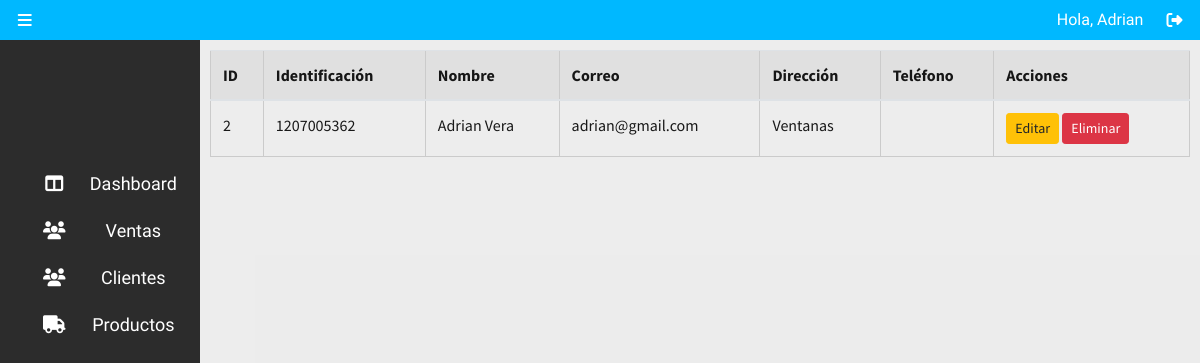
The app's page /reporte_clientes.php (signed in) with its own data.
### tables this page shows
CREATE TABLE `clientes` (
  `id_cliente` int(11) NOT NULL,
  `identificacion` varchar(30) NOT NULL,
  `nombre` varchar(255) NOT NULL,
  `correo` varchar(255) DEFAULT NULL,
  `direccion` varchar(255) DEFAULT NULL,
  `telefono_cliente` varchar(15) DEFAULT NULL
);

### reporte_clientes.php (the view, shortened to what this page needs)
<?php
$servername = "localhost:3307";
$username = "root";
$password = "admin";
$dbname = "proyecto_finalpwa";
?>
<!DOCTYPE html>
<html lang="en">
<head>
    <link rel="stylesheet" href="css/purecss/pure.min.css">
    <link rel="stylesheet" href="css/purecss/grid/base.min.css">
    <link rel="stylesheet" href="css/purecss/grid/grids.min.css">
    <link rel="stylesheet" href="css/purecss/grid/grids.responsive.css">
    <link rel="stylesheet" href="css/normalize.css">
    <link rel="stylesheet" href="css/container.css">
    <link rel="stylesheet" href="css/layout.css">
    <link rel="stylesheet" href="https://stackpath.bootstrapcdn.com/bootstrap/4.3.1/css/bootstrap.min.css">
</head>
<body>
    <div class="pure-g contenedor">
        <div class="nav pure-u-1">
            <div class="pure-u-4-24 pure-u-sm-2-24 pure-u-md-2-24 pure-u-lg-1-24 submenu">
                <i class="fas fa-bars" id="sbmenu_btn"></i>
            </div>
            <div class="pure-u-10-24 pure-u-sm-5-24 pure-u-md-5-24 pure-u-lg-3-24 user_options">
                <span>Hola, <?php echo $_SESSION['nombre_usuario']; ?></span>
                <a href="#"><i class="fas fa-sign-out-alt"></i></a>
            </div>
        </div>
        <div class="main pure-u-1">
            <div class="submenu pure-u-5-12 pure-u-sm-1-4 pure-u-md-1-4 pure-u-lg-1-6" id="submenu" style="display: none">
            <div class="items pure-u-24-24">
<a class="item pure-u-1" href="#">
    <div class="icono_sbmenu pure-u-3-24">
        <i class="fas fa-columns"></i>
    </div>
    <div class="descp pure-u-16-24">
        Dashboard
    </div>
</a>
<div class="item pure-u-1 item_sb" href="#">
    <div class="icono_sbmenu pure-u-3-24">
        <i class="fas fa-users"></i>
    </div>
    <div class="descp pure-u-16-24">
        Ventas
    </div>
</div>
<div class="item pure-u-1 item_sb">
    <div class="icono_sbmenu pure-u-3-24">
        <i class="fas fa-users"></i>
    </div>
    <div class="descp pure-u-16-24">
        Clientes
    </div>
</div>
<div class="item pure-u-1 item_sb">
    <div class="icono_sbmenu pure-u-3-24">
        <i class="fas fa-truck"></i>
    </div>
    <div class="descp pure-u-16-24">
        Productos
    </div>
</div>
</div>
            </div>
            <div class="bodycontent pure-u-1 pure-u-sm-18-24 pure-u-md-18-24 pure-u-lg-20-24" id="bdysbncontent">
                <div class="container">
                <table class="table pure-table pure-table-bordered">
                    <thead>
                        <tr>
                            <th>ID</th>
                            <th>Identificación</th>
                            <th>Nombre</th>
                            <th>Correo</th>
                            <th>Dirección</th>
                            <th>Teléfono</th>
                            <th>Acciones</th>
                        </tr>
                    </thead>
                    <tbody>
                        <?php
                        $conexion = new mysqli($servername, $username, $password, $dbname);
                        $consultaClientes = $conexion->query("SELECT * FROM clientes");
                        if ($consultaClientes->num_rows > 0) {
                            while ($cliente = $consultaClientes->fetch_assoc()) {
                                echo "<tr>";
                                echo "<td>{$cliente['id_cliente']}</td>";
                                echo "<td>{$cliente['identificacion']}</td>";
                                echo "<td>{$cliente['nombre']}</td>";
                                echo "<td>{$cliente['correo']}</td>";
                                echo "<td>{$cliente['direccion']}</td>";
                                echo "<td>{$cliente['telefono_cliente']}</td>";
                                echo "<td>
                                        <a href='crear_cliente.php?id={$cliente['id_cliente']}' class='btn btn-warning btn-sm'>Editar</a>
                                        <button class='btn btn-danger btn-sm' onclick='confirmarEliminacion({$cliente['id_cliente']})'>Eliminar</button>
                                    </td>";
                                echo "</tr>";
                            }
                        } else {
                            echo "<tr><td colspan='7'>No hay clientes disponibles.</td></tr>";
                        }
                        ?>
                    </tbody>
                </table>
                </div>
            </div>
        </div>
    </div>
</body>
</html>

### css/purecss/grid/grids.responsive.css (style rules this page uses)
@media screen and (min-width:35.5em) { .pure-u-sm-1,.pure-u-sm-1-1,.pure-u-sm-1-12,.pure-u-sm-1-2,.pure-u-sm-1-24,.pure-u-sm-1-3,.pure-u-sm-1-4,.pure-u-sm-1-5,.pure-u-sm-1-6,.pure-u-sm-1-8,.pure-u-sm-10-24,.pure-u-sm-11-12,.pure-u-sm-11-24,.pure-u-sm-12-24,.pure-u-sm-13-24,.pure-u-sm-14-24,.pure-u-sm-15-24,.pure-u-sm-16-24,.pure-u-sm-17-24,.pure-u-sm-18-24,.pure-u-sm-19-24,.pure-u-sm-2-24,.pure-u-sm-2-3,.pure-u-sm-2-5,.pure-u-sm-20-24,.pure-u-sm-21-24,.pure-u-sm-22-24,.pure-u-sm-23-24,.pure-u-sm-24-24,.pure-u-sm-3-24,.pure-u-sm-3-4,.pure-u-sm-3-5,.pure-u-sm-3-8,.pure-u-sm-4-24,.pure-u-sm-4-5,.pure-u-sm-5-12,.pure-u-sm-5-24,.pure-u-sm-5-5,.pure-u-sm-5-6,.pure-u-sm-5-8,.pure-u-sm-6-24,.pure-u-sm-7-12,.pure-u-sm-7-24,.pure-u-sm-7-8,.pure-u-sm-8-24,.pure-u-sm-9-24 { display:inline-block;letter-spacing:normal;word-spacing:normal;vertical-align:top;text-rendering:auto } }
@media screen and (min-width:35.5em) { .pure-u-sm-1-12,.pure-u-sm-2-24 { width:8.3333% } }
@media screen and (min-width:35.5em) { .pure-u-sm-5-24 { width:20.8333% } }
@media screen and (min-width:35.5em) { .pure-u-sm-1-4,.pure-u-sm-6-24 { width:25% } }
@media screen and (min-width:35.5em) { .pure-u-sm-18-24,.pure-u-sm-3-4 { width:75% } }
@media screen and (min-width:48em) { .pure-u-md-1,.pure-u-md-1-1,.pure-u-md-1-12,.pure-u-md-1-2,.pure-u-md-1-24,.pure-u-md-1-3,.pure-u-md-1-4,.pure-u-md-1-5,.pure-u-md-1-6,.pure-u-md-1-8,.pure-u-md-10-24,.pure-u-md-11-12,.pure-u-md-11-24,.pure-u-md-12-24,.pure-u-md-13-24,.pure-u-md-14-24,.pure-u-md-15-24,.pure-u-md-16-24,.pure-u-md-17-24,.pure-u-md-18-24,.pure-u-md-19-24,.pure-u-md-2-24,.pure-u-md-2-3,.pure-u-md-2-5,.pure-u-md-20-24,.pure-u-md-21-24,.pure-u-md-22-24,.pure-u-md-23-24,.pure-u-md-24-24,.pure-u-md-3-24,.pure-u-md-3-4,.pure-u-md-3-5,.pure-u-md-3-8,.pure-u-md-4-24,.pure-u-md-4-5,.pure-u-md-5-12,.pure-u-md-5-24,.pure-u-md-5-5,.pure-u-md-5-6,.pure-u-md-5-8,.pure-u-md-6-24,.pure-u-md-7-12,.pure-u-md-7-24,.pure-u-md-7-8,.pure-u-md-8-24,.pure-u-md-9-24 { display:inline-block;letter-spacing:normal;word-spacing:normal;vertical-align:top;text-rendering:auto } }
@media screen and (min-width:48em) { .pure-u-md-1-12,.pure-u-md-2-24 { width:8.3333% } }
@media screen and (min-width:48em) { .pure-u-md-5-24 { width:20.8333% } }
@media screen and (min-width:48em) { .pure-u-md-1-4,.pure-u-md-6-24 { width:25% } }
@media screen and (min-width:48em) { .pure-u-md-18-24,.pure-u-md-3-4 { width:75% } }
@media screen and (min-width:64em) { .pure-u-lg-1,.pure-u-lg-1-1,.pure-u-lg-1-12,.pure-u-lg-1-2,.pure-u-lg-1-24,.pure-u-lg-1-3,.pure-u-lg-1-4,.pure-u-lg-1-5,.pure-u-lg-1-6,.pure-u-lg-1-8,.pure-u-lg-10-24,.pure-u-lg-11-12,.pure-u-lg-11-24,.pure-u-lg-12-24,.pure-u-lg-13-24,.pure-u-lg-14-24,.pure-u-lg-15-24,.pure-u-lg-16-24,.pure-u-lg-17-24,.pure-u-lg-18-24,.pure-u-lg-19-24,.pure-u-lg-2-24,.pure-u-lg-2-3,.pure-u-lg-2-5,.pure-u-lg-20-24,.pure-u-lg-21-24,.pure-u-lg-22-24,.pure-u-lg-23-24,.pure-u-lg-24-24,.pure-u-lg-3-24,.pure-u-lg-3-4,.pure-u-lg-3-5,.pure-u-lg-3-8,.pure-u-lg-4-24,.pure-u-lg-4-5,.pure-u-lg-5-12,.pure-u-lg-5-24,.pure-u-lg-5-5,.pure-u-lg-5-6,.pure-u-lg-5-8,.pure-u-lg-6-24,.pure-u-lg-7-12,.pure-u-lg-7-24,.pure-u-lg-7-8,.pure-u-lg-8-24,.pure-u-lg-9-24 { display:inline-block;letter-spacing:normal;word-spacing:normal;vertical-align:top;text-rendering:auto } }
@media screen and (min-width:64em) { .pure-u-lg-1-24 { width:4.1667% } }
@media screen and (min-width:64em) { .pure-u-lg-1-8,.pure-u-lg-3-24 { width:12.5% } }
@media screen and (min-width:64em) { .pure-u-lg-1-6,.pure-u-lg-4-24 { width:16.6667% } }
@media screen and (min-width:64em) { .pure-u-lg-20-24,.pure-u-lg-5-6 { width:83.3333% } }

### css/container.css (style rules this page uses)
body, html, .pure-g { height: 100%; font-family: "Source Sans Pro", sans-serif; }
* { font-family: "Source Sans Pro", sans-serif; color: rgba(0, 0, 0, 0.9); }
.contenedor { display: flex; justify-content: center; align-content: center; background: rgba(204, 204, 204, 0.15); overflow: hidden; }

### reporte_clientes.php (style rules this page uses)
body { background-color: #f2f2f2; font-family: Arial, sans-serif; }

### records on screen
clientes: id_cliente "2", identificacion "1207005362", nombre "Adrian Vera", correo "adrian@gmail.com", direccion "Ventanas"

### other values on screen
$_SESSION['nombre_usuario'] "Adrian"
